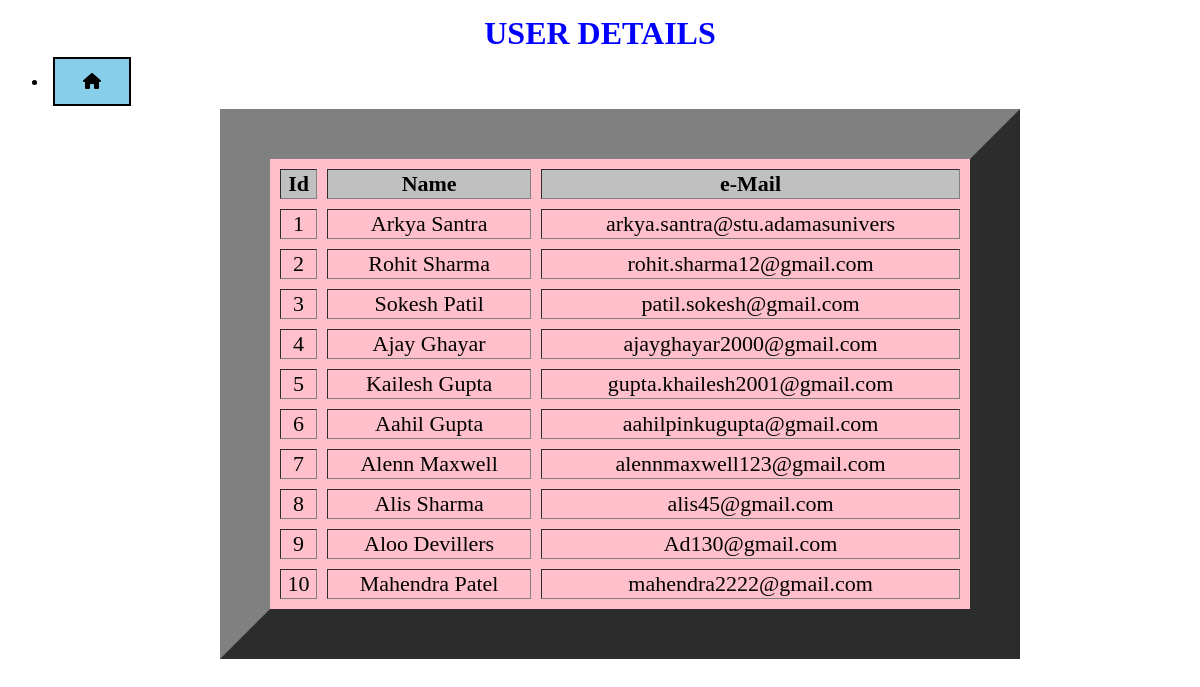
Page /userdetails.php on the committed database.
### tables this page shows
CREATE TABLE `users` (
  `id` int(3) NOT NULL,
  `name` text NOT NULL,
  `email` varchar(30) NOT NULL,
  `balance` int(8) NOT NULL
);

### userdetails.php (the view, shortened to what this page needs)
<html lang=en>
<head>
      </head>
    <h1 style="color:blue;"><marquee direction = "right">USER DETAILS</marquee></h1>
        <body>
        <div class="collapse navbar-collapse" id="collapsibleNavbar">
            <ul class="navbar-nav ml-auto">
              <li class="nav-item">
                <a class="btn df" class="nav-link" href="index.php"><i class="fas fa-home"></i></a>
              </li>
        <?php
    include 'config.php';
    $sql = "SELECT * FROM users";
    $result = mysqli_query($conn,$sql);
?>
        <center>
        <div class="container">
        <br>
            <div class="row">
                <div class="col">
                    <div class="table-responsive-sm">
                    <table class="table table-hover table-sm table-striped table-condensed table-bordered" cellspacing="10" border="50" bgcolor="pink" width="800">
                        <thead>
                            <tr>
                            <th scope="col" class="text-center py-2" bgcolor="silver">Id</th>
                            <th scope="col" class="text-center py-2" bgcolor="silver">Name</th>
                            <th scope="col" class="text-center py-2" bgcolor="silver">e-Mail</th>
                            </tr>
                        </thead>
                        <tbody>
                <?php
                    while($rows=mysqli_fetch_assoc($result)){
                ?>
                    <tr>
                        <td class="py-2"><?php echo $rows['id'] ?></td>
                        <td class="py-2"><?php echo $rows['name']?></td>
                        <td class="py-2"><?php echo $rows['email']?></td>
                    </tr>
                <?php
                    }
                ?>
                        </tbody>
                    </table>
                    </div>
                </div>
            </div>
         </div>
        </center>
        </body>
</html>

### userdetails.php (style rules this page uses)
body { margin-top: 15px; }
.btn { border: 2px solid black; background-color: skyblue; color: black; padding: 14px 28px; font-size: 16px; cursor: pointer; margin: 5px; }
h1 { text-align: center; }
table { text-align: center; }
table { font-size: 22px; }

### rows in the picture
users: id "1", name "Arkya Santra", email "arkya.santra@stu.adamasunivers"
users: id "2", name "Rohit Sharma", email "rohit.sharma12@gmail.com"
users: id "3", name "Sokesh Patil", email "patil.sokesh@gmail.com"
users: id "4", name "Ajay Ghayar", email "ajayghayar2000@gmail.com"
users: id "5", name "Kailesh Gupta", email "gupta.khailesh2001@gmail.com"
users: id "6", name "Aahil Gupta", email "aahilpinkugupta@gmail.com"
users: id "7", name "Alenn Maxwell", email "alennmaxwell123@gmail.com"
users: id "8", name "Alis Sharma", email "alis45@gmail.com"
users: id "9", name "Aloo Devillers", email "Ad130@gmail.com"
users: id "10", name "Mahendra Patel", email "mahendra2222@gmail.com"
